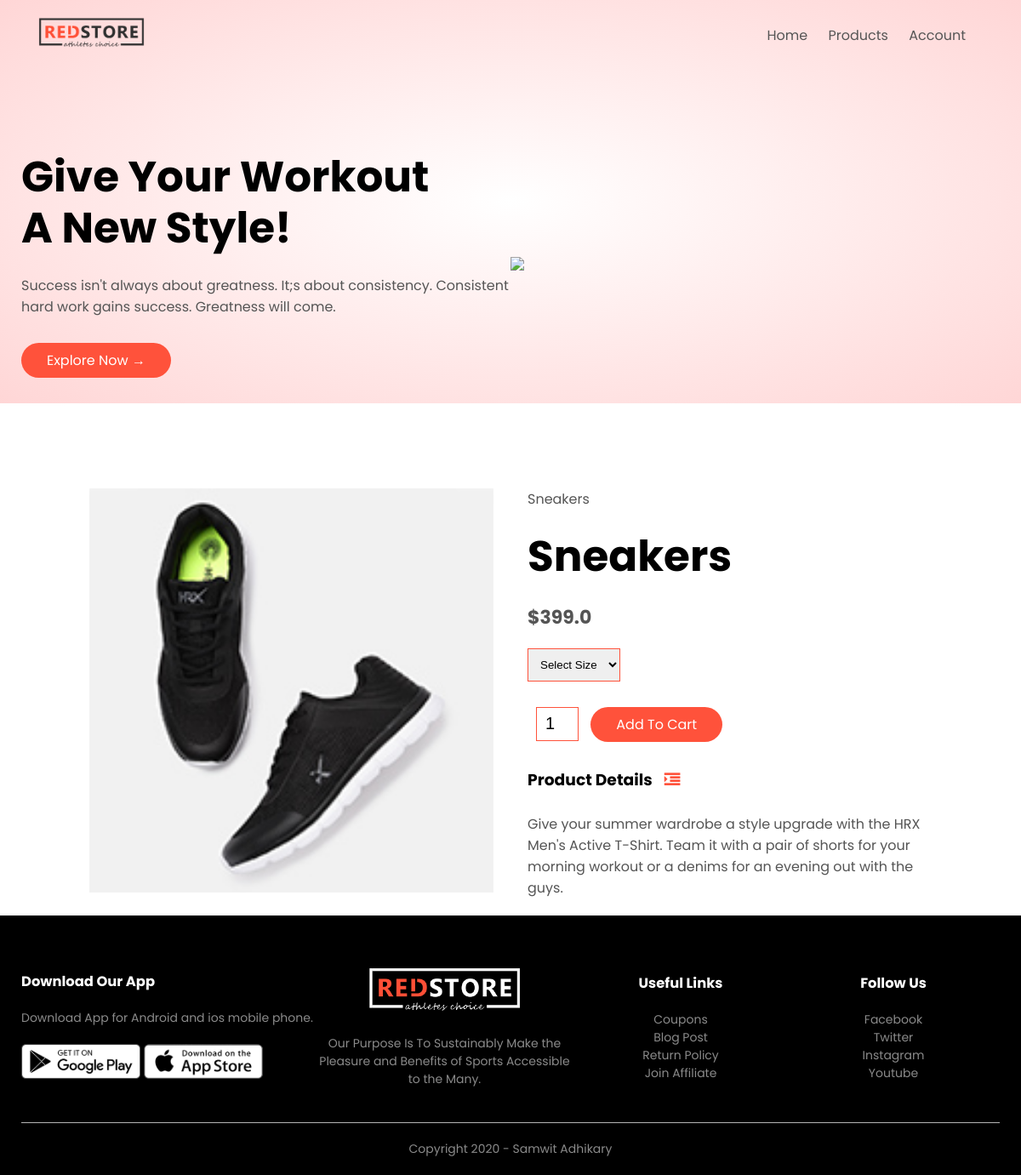
Screenshot of /product_details/2 with the database file from the repository.
### products/models.py (models this page shows, shortened)
class Product(models.Model):
    LIVE=1
    DELETE=0
    DELETE_CHOICES=((LIVE,'Live'),(DELETE,'Delete'))
    title=models.CharField(max_length=200)
    price=models.FloatField()
    discription=models.TextField()
    image=models.ImageField(upload_to='media/')
    priority=models.IntegerField(default=0)
    delete_status=models.IntegerField(choices=DELETE_CHOICES,default=LIVE)
    created_at=models.DateTimeField(auto_now_add=True)
    updated_at=models.DateTimeField(auto_now=True)

### products/views.py (the view)
# urls.py: path('product_details/<pk>',views.detail_products,name='detail_products')
def detail_products(request, pk):
    product = Product.objects.get(pk=pk)
    context = {'product': product}
    return render(request, 'product_detail.html', context)

### templates/product_detail.html
{% extends 'blank_layout.html' %}
{% block content %}
{% include 'product_description.html' %}
{% endblock content %}

### templates/product_description.html (shortened to what this page needs)
{% load static %}
<div class="small-container single-product">
    <div class="row">
        <div class="col-2">
            <img src="{{ product.image.url }}" width="100%" id="ProductImg">
        </div>
        <div class="col-2">
            <p>{{ product.title }}</p>
            <h1>{{ product.title }}</h1>
            <h4>${{ product.price}}</h4>
            <select>
                <option>Select Size</option>
            </select>
            <input type="number" value="1">
            <a href="" class="btn">Add To Cart</a>
            <h3>Product Details <i class="fa fa-indent"></i></h3>
            <br>
            <p>{{ product.discription }}</p>
        </div>
    </div>
</div>

### static/css/style.css (style rules this page uses)
* { margin: 0; padding: 0; box-sizing: border-box; }
body { font-family: 'Poppins', sans-serif; }
a { text-decoration: none; color: #555; }
p { color: #555; }
.row { display: flex; align-items: center; flex-wrap: wrap; justify-content: space-around; }
.col-2 { flex-basis: 50%; min-width: 300px; }
.col-2 img { max-width: 100%; padding: 50px 0; }
.col-2 h1 { font-size: 50px; line-height: 60px; margin: 25px 0; }
.btn { display: inline-block; background: #ff523b; color: white; padding: 8px 30px; margin: 30px 0; border-radius: 30px; transition: background 0.5s; }
.small-container { max-width: 1080px; margin: auto; padding-left: 25px; padding-right: 25px; }
h4 { color: #555; font-weight: normal; }
select { border: 1px solid #ff523b; padding: 5px; }
.single-product { margin-top: 80px; }
.single-product .col-2 img { padding: 0; }
.single-product .col-2 { padding: 20px; }
.single-product h4 { margin: 20px 0; font-size: 22px; font-weight: bold; }
.single-product select { display: block; padding: 10px; margin-top: 20px; }
.single-product input { width: 50px; height: 40px; padding-left: 10px; font-size: 20px; margin-left: 10px; border: 1px solid #ff523b; margin-right: 10px; }
.single-product .fa { color: #ff523b; margin-left: 10px; }

### rows the page displays
Product: image (picture), title "Sneakers", price "399.0", discription "Give your summer wardrobe a style upgrade with the HRX Men's Active T-Shirt. Team it with a pair of shorts for your morning workout or a denims for an evening out with the guys."
